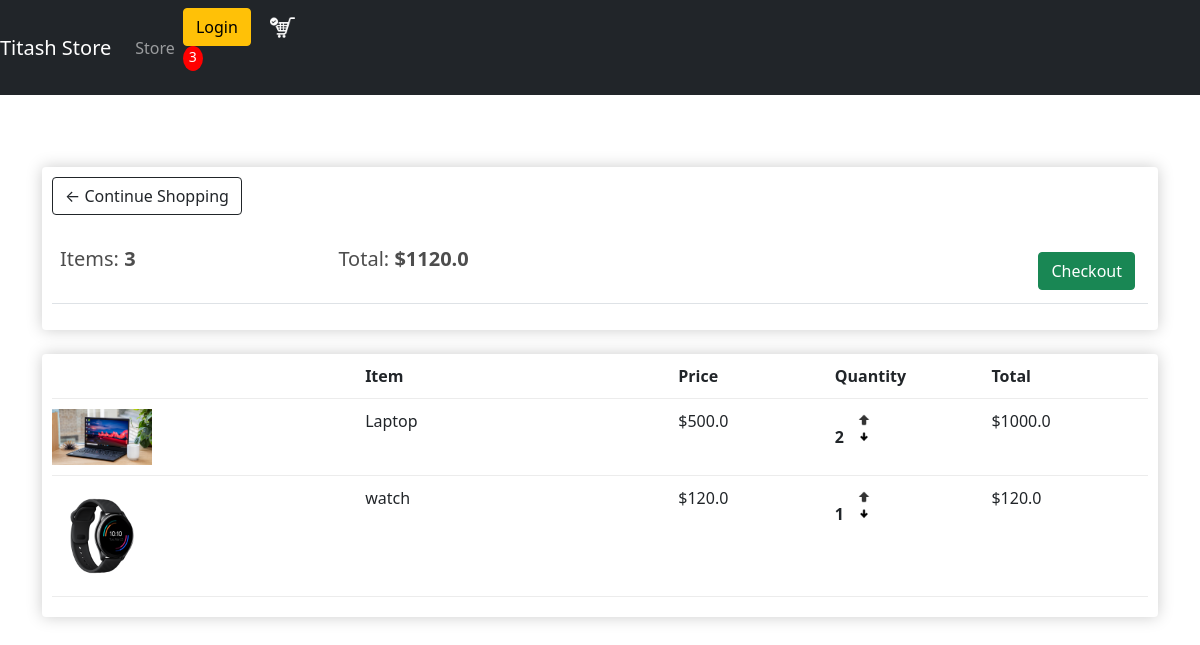
The page /cart/ (signed in) on the database as committed earlier.
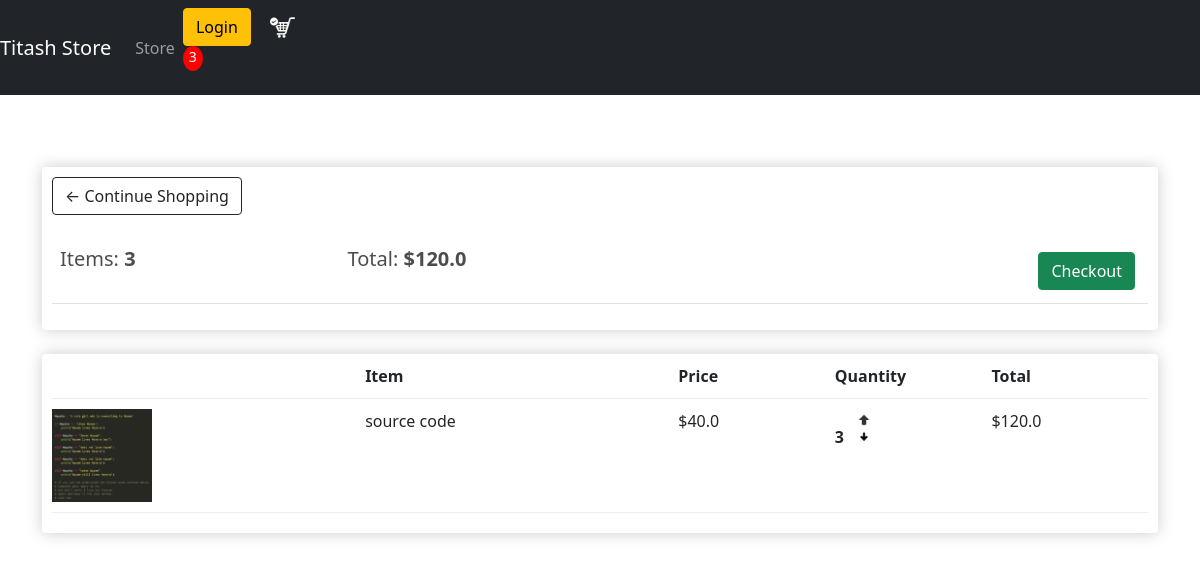
The same page on the database as committed later.
### store/models.py (models this page shows, shortened)
class Order(models.Model):
    customer = models.ForeignKey(
        Customer, on_delete=models.SET_NULL, null=True, blank=True)
    order_date = models.DateTimeField(auto_now_add=True)
    complete = models.BooleanField(default=False)
    transaction_id = models.CharField(max_length=100, blank=True)
    @property
    def get_cart_total(self):
        orderitems = self.orderitem_set.all()
        all = [item.get_total for item in orderitems]
        total = sum(all)
        return total
    @property
    def get_cart_Item_total(self):
        orderitems = self.orderitem_set.all()
        all = [item.quantity for item in orderitems]
        total = sum(all)
        return total

class OrderItem(models.Model):
    product = models.ForeignKey(
        Product, on_delete=models.SET_NULL, null=True)
    order = models.ForeignKey(Order, on_delete=models.SET_NULL, null=True)
    quantity = models.IntegerField(default=0, null=True, blank=True)
    date_added = models.DateTimeField(auto_now_add=True)
    @property
    def get_total(self):
        total = self.product.price * self.quantity
        return total

class Product(models.Model):
    name = models.CharField(max_length=100)
    price = models.FloatField()
    product_image = models.ImageField(null=True, blank=True)
    digital = models.BooleanField(default=False, null=True, blank=True)
    @property
    def imageURL(self):
        try:
            url = self.product_image.url
        except:
            url = ''
        return url

### store/views.py (the view)
# urls.py: path('cart/', views.cart, name='cart'),
def cart(request):
    template = 'cart.html'
    if request.user.is_authenticated:
        customer = request.user.customer  # user app to customer app by one to one relation
        order, created = Order.objects.get_or_create(
            customer=customer, complete=False)
        cartitem = order.get_cart_Item_total
        items = order.orderitem_set.all()  # it will return exact user's order item
    else:
        items = []
        order = {'get_cart_Item_total': 0, 'get_cart_total': 0, 'shipping': False}
        cartitem = order['get_cart_Item_total']
    context = {
        'items': items,
        'order': order,
        'cartitem': cartitem,
    }
    return render(request, template_name=template, context=context)

### templates/cart.html (shortened to what this page needs)
{% extends 'main.html' %}
{% load static %}
{% block content %}
	<div class="row">
		<div class="col-lg-12">
			<div class="box-element">
				<a  class="btn btn-outline-dark" href="#">&#x2190; Continue Shopping</a>
				<br>
				<br>
				<table class="table">
					<tr>
						<th><h5>Items: <strong>{{order.get_cart_Item_total}}</strong></h5></th>
						<th><h5>Total:<strong> ${{order.get_cart_total}}</strong></h5></th>
						<th>
							<a  style="float:right; margin:5px;" class="btn btn-success" href="{% url 'checkout' %}">Checkout</a>
						</th>
					</tr>
				</table>
			</div>
			<br>
			<div class="box-element">
				<div class="cart-row">
					<div style="flex:2"></div>
					<div style="flex:2"><strong>Item</strong></div>
					<div style="flex:1"><strong>Price</strong></div>
					<div style="flex:1"><strong>Quantity</strong></div>
					<div style="flex:1"><strong>Total</strong></div>
				</div>
			{% for item in items %}
				<div class="cart-row">
					<div style="flex:2"><img class="row-image" src="{{item.product.imageURL}}"></div>
					<div style="flex:2"><p>{{item.product.name}}</p></div>
					<div style="flex:1"><p>${{item.product.price}}</p></div>
					<div style="flex:1">
						<p class="quantity">{{item.quantity}}</p>
						<div class="quantity">
							<img data-product={{item.product.id}} data-action="add" class="chg-quantity update-cart" src="{% static  'images/up.jpg' %}">
							<img data-product={{item.product.id}} data-action = "remove" class="chg-quantity update-cart" src="{% static  'images/down.png' %}">
						</div>
					</div>
					<div style="flex:1"><p>${{item.get_total}}</p></div>
				</div>
			{% endfor %}
			</div>
		</div>
	</div>
{% endblock content %}

Rows that differ between the two databases and show on the page:
removed OrderItem: product.imageURL (picture), product.name "Laptop", product.price "500.0", quantity "2", get_total "1000.0"
removed OrderItem: product.imageURL (picture), product.name "watch", product.price "120.0", quantity "1", get_total "120.0"
computed for Order: get_cart_total "1120.0" → "120.0"
added OrderItem: product.imageURL (picture), product.name "source code", product.price "40.0", quantity "3", get_total "120.0"
